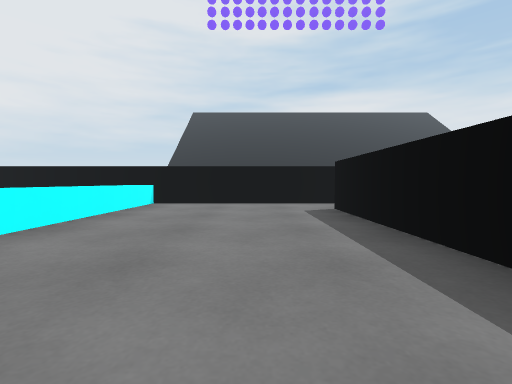
view 1 (above)

18 first-person views from a walk through a scene from a Unity 3-D project. The camera is 0.55 m above the floor, tilts 2° down and sees 85° across. The floor is counted in squares, 1 m on a side. Each view is taken from the middle of a square. On the plan, view 1 faces up. The plan holds only what a view shows up to about 9 squares ahead; the rest is blank. The place goes on beyond the plan. The player character is not drawn.

view 2
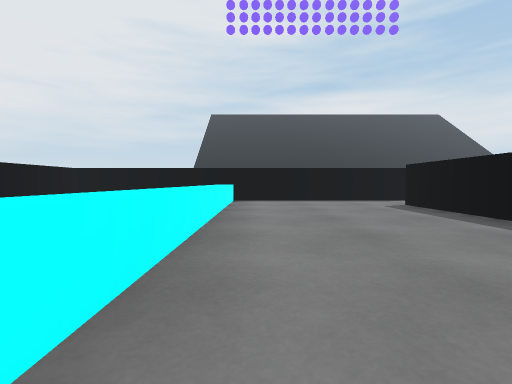

view 3
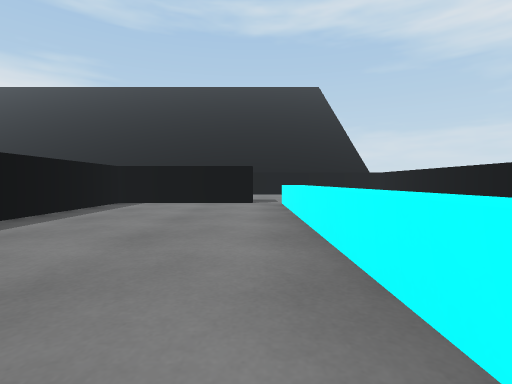

view 4
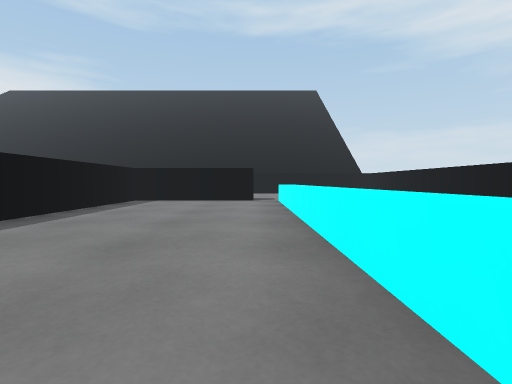

view 5
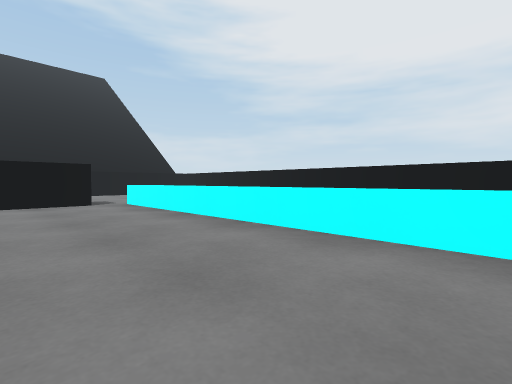

view 6
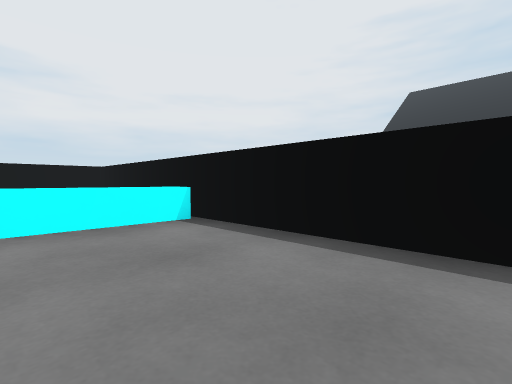

view 7
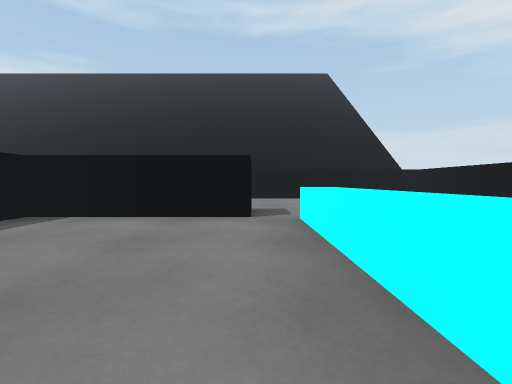

view 8
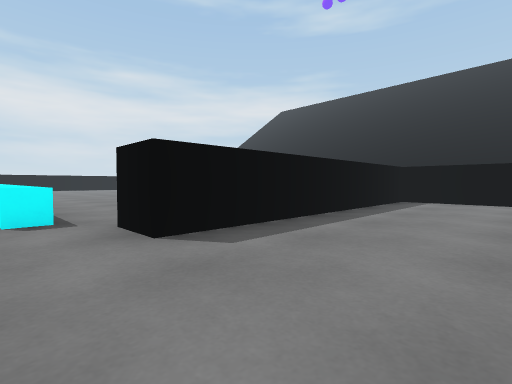

view 9
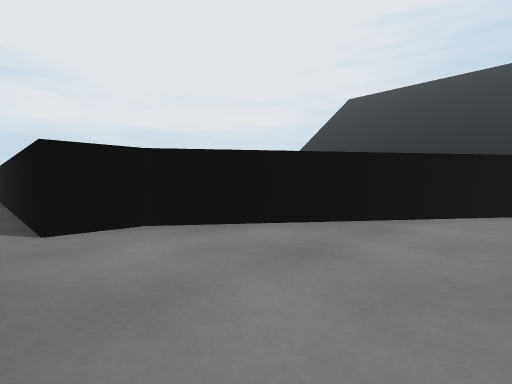

view 10
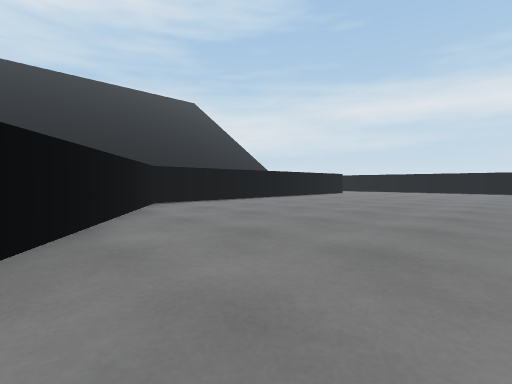

view 11
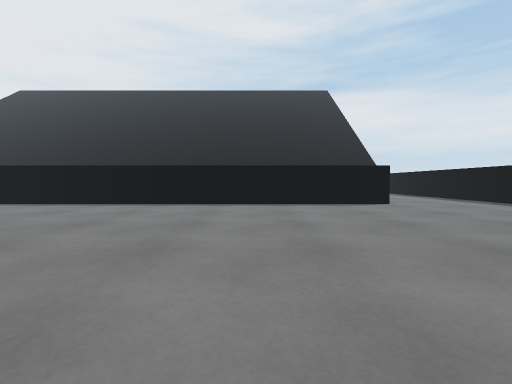

view 12
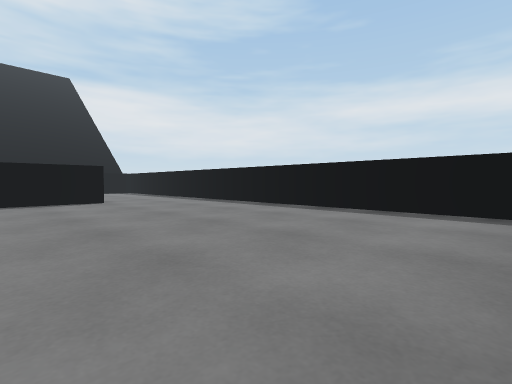

view 13
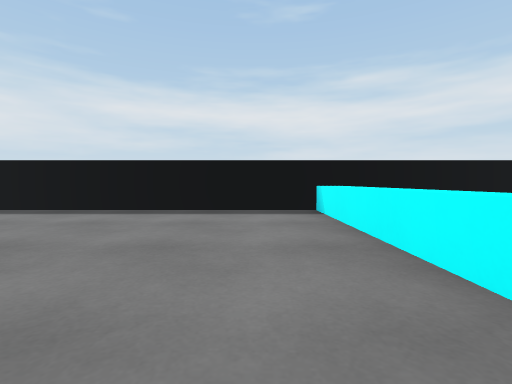

view 14
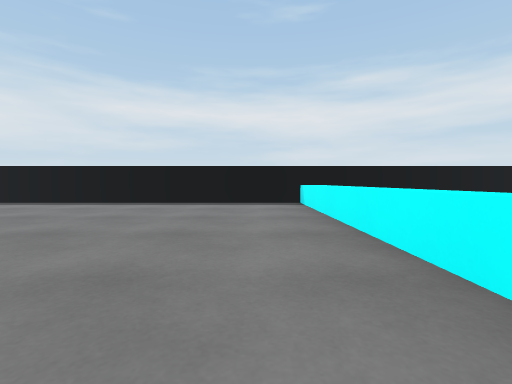

view 15
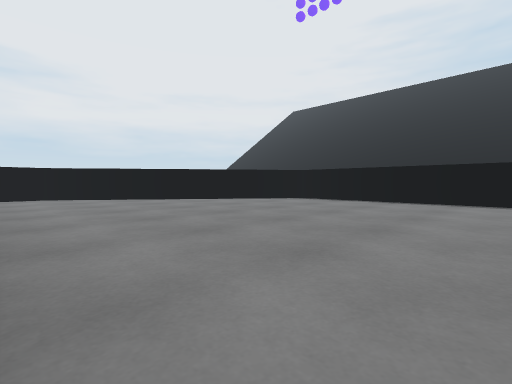

view 16
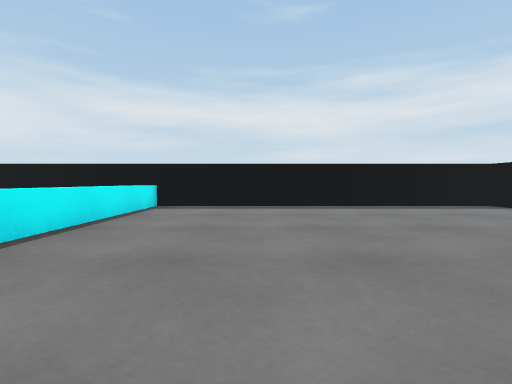

view 17
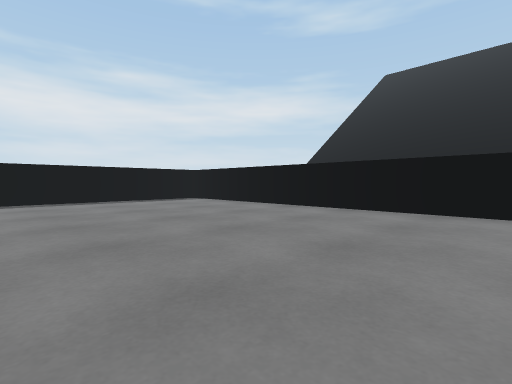

view 18
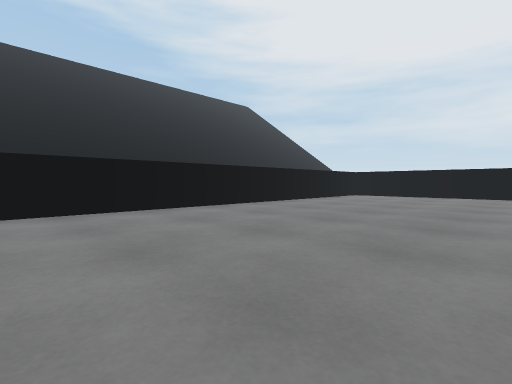

### Floor plan
Points are (right, up) in squares from view 1. A wall is a line through its corners. A room is listed if a view was taken in it or the views show most of it. See-through windows are left out.
Room 1 (views 1, 2, 3, 4, 5, 6, 7, 8)
walls: (-1.9, -2.1) (-1.9, -1.4) (1.6, -1.4) (1.6, 5.8) (2.8, 5.8); (2.6, 7.4) (-7.5, 7.4) (-7.5, -4.5)
low walls: (-2.7, 7.4) (-2.7, -1.2)
ways out: opening at (2, 6.5) to room 2
Room 2 (views 9, 10, 11, 12, 13, 14, 15, 16, 17, 18)
walls: (6.6, -1.4) (20.5, -1.4) (20.5, 17); (2.6, 3.5) (2.6, 2.6); (17.4, 15) (7.3, 15) (2.6, 8.5) (2.6, 7.4)
low walls: (18.9, 6.8) (20.5, 6.8); (20.5, 6.3) (18.9, 6.3)
ways out: opening at (2, 6.5) to room 1

Positions as (right, up) in squares from view 1, and headings:
1: (0, 0), facing up
2: (-2, -1), facing up
3: (-2, 6), facing down
4: (-2, 7), facing down
5: (0, 6), facing down-left
6: (1, 5), facing up-left
7: (-2, 3), facing down
8: (-1, 7), facing down-right
9: (6, 7), facing up-left
10: (4, 8), facing up-right
11: (14, 8), facing up
12: (15, 7), facing up-right
13: (15, 8), facing right
14: (13, 8), facing right
15: (13, 7), facing up-left
16: (14, 4), facing right
17: (12, 4), facing down-right
18: (14, 4), facing down-left
